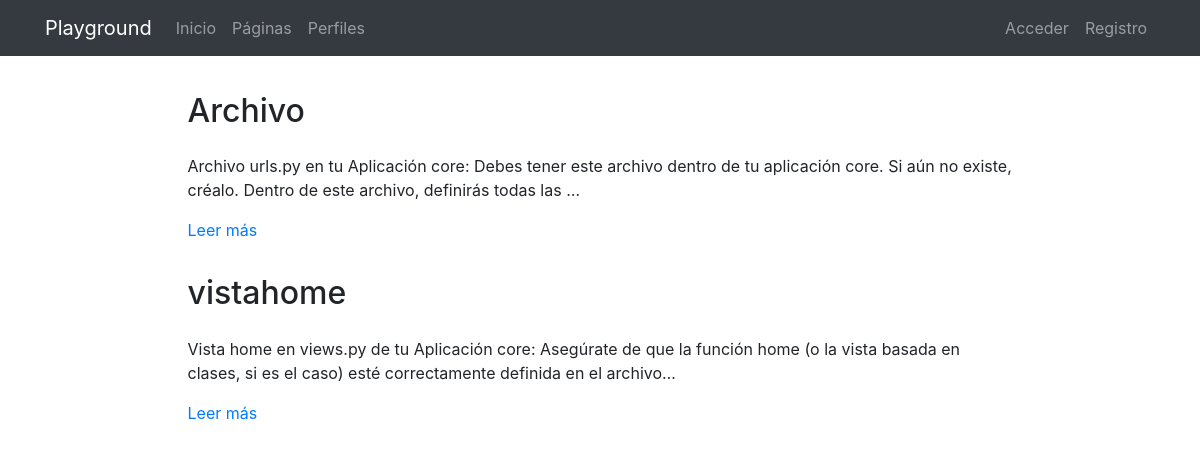
The page /pages/ on the database its author committed.
### pages/models.py (models this page shows, shortened)
class Page(models.Model):
    title = models.CharField(verbose_name="Título", max_length=200)
    content = RichTextField(verbose_name="Contenido")
    order = models.SmallIntegerField(verbose_name="Orden", default=0)
    created = models.DateTimeField(auto_now_add=True, verbose_name="Fecha de creación")
    updated = models.DateTimeField(auto_now=True, verbose_name="Fecha de edición")
    class Meta:
        verbose_name = "página"
        verbose_name_plural = "páginas"
        ordering = ['order', 'title']

### pages/views.py (the view)
# urls.py: path('', PageListView.as_view(), name='pages'),
class PageListView(ListView):
    model = Page

### pages/templates/pages/page_list.html (shortened to what this page needs)
{% extends 'core/base.html' %}
{% load static %}
{% block content %}
{% include 'pages/includes/pages_menu.html' %}
<main role="main">
  <div class="container mb-4">
    {% for page in page_list|dictsort:"id" reversed %}
      <div class="row mt-3">
        <div class="col-md-9 mx-auto">
          <h2 class="mb-4">{{page.title}}</h2>
          <div>
            <p>{{page.content|striptags|safe|truncatechars:"200"}}</p>
            <p><a href="{% url 'pages:page' page.id page.title|slugify %}">Leer más</a>
            </p>
          </div>
        </div>
      </div>
    {% endfor %}
  </div>
</main>
{% endblock %}

### core/static/core/css/main.css (style rules this page uses)
main { padding-top: 20px; }
:root { --jumbotron-padding-y: 3rem; }

### rows shown on the page
Page: title "Archivo", content "Archivo urls.py en tu Aplicación core: Debes tener este archivo dentro de tu aplicación core. Si aún no existe, créalo. Dentro de este archivo, definirás todas las …"
Page: title "vistahome", content "Vista home en views.py de tu Aplicación core: Asegúrate de que la función home (o la vista basada en clases, si es el caso) esté correctamente definida en el archivo…"
